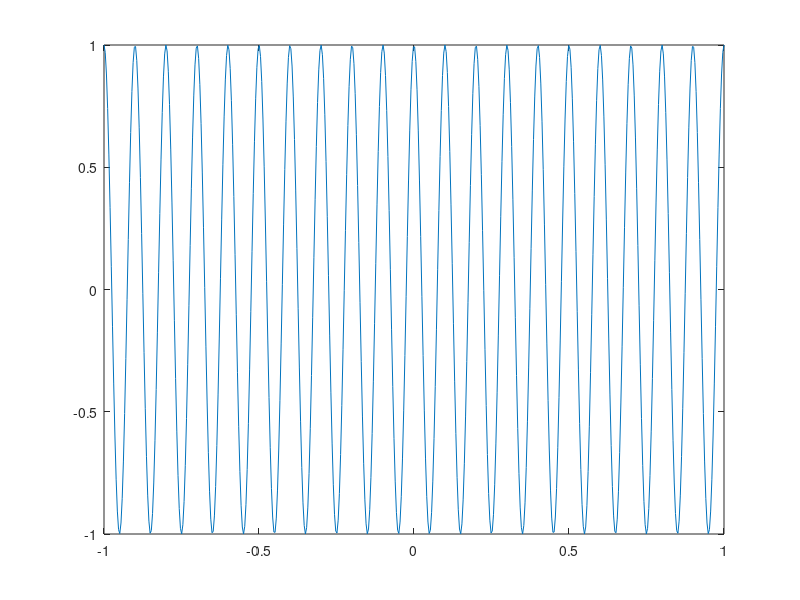
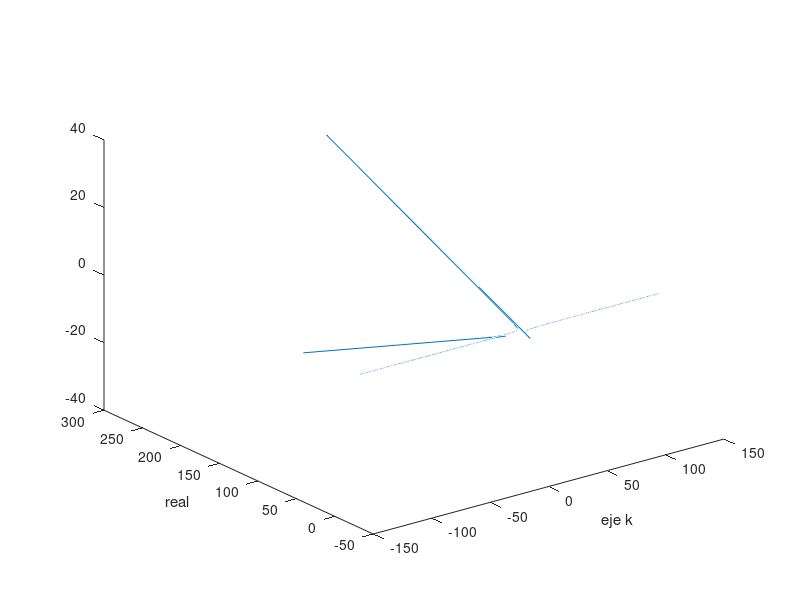

The MATLAB script that drew these images, in order:
N=512;
t=linspace(-1,1,N);
T=2/N; %intervalo del muestreo
y=cos(2*pi*10*t);
figure (1),plot(t,y)
fcorte=1/(2*T); 
paso=2*fcorte/N;
f=-fcorte:paso:fcorte-paso;
Y=fftshift(fft(y));
figure(2),plot3(f,real(Y),imag(Y)), ylabel("real"),xlabel("eje k")
